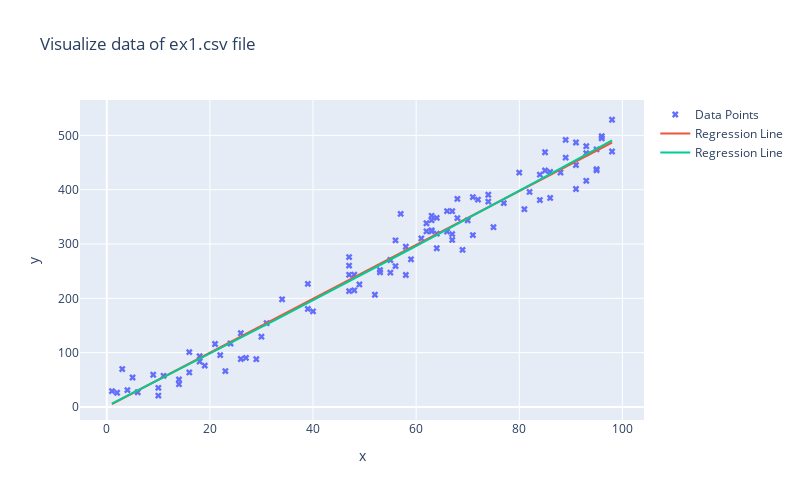

Notebook source saved alongside this figure:
### Code cell
# Generate a range of x values from the minimum to the maximum of the x_col to plot the regression line
x_range = np.linspace(x_col.min(), x_col.max(), 100)

# Compute the corresponding y values for the regression line using the updated parameters (theta)
# The equation of the line is y = theta_0 + theta_1 * x
y_range = theta_updated[0] + theta_updated[1] * x_range
y_range_2 = theta_true[0] + theta_true[1] * x_range + theta_true[2]*x_range**2

# Create a new Plotly figure to visualize the data points and the regression line
fig = go.Figure()

# Add a scatter plot for the original data points from the CSV file
fig.add_trace(
    go.Scatter(
        x=pd_dataframe['x'],  # X values from the 'x' column
        y=pd_dataframe['y'],  # Y values from the 'y' column
        mode='markers',  # Plot style as markers (points)
        marker=dict(symbol='x'),  # Marker style
        name='Data Points'  # Name for the legend
    )
)

# Add a line plot for the regression line calculated from the model
fig.add_trace(
    go.Scatter(
        x=x_range,  # X values for the regression line
        y=y_range,  # Y values for the regression line
        mode='lines',  # Plot style as a line
        name='Regression Line'  # Name for the legend
    )
)

fig.add_trace(
    go.Scatter(
        x=x_range,  # X values for the regression line
        y=y_range_2,  # Y values for the regression line
        mode='lines',  # Plot style as a line
        name='Regression Line'  # Name for the legend
    )
)

# Update the X-axis title of the plot
fig.update_xaxes(title='x')

# Update the Y-axis title and set the tick angle to 0 for better readability
fig.update_yaxes(title='y', tickangle=0)

# Update the layout of the plot with a title, size, and legend
fig.update_layout(
    width=800,  # Set the width of the plot
    height=500,  # Set the height of the plot
    title_text='Visualize data of ex1.csv file',  # Title of the plot
    showlegend=True  # Show legend
)

# Display the figure with data points and the regression line
fig.show()
